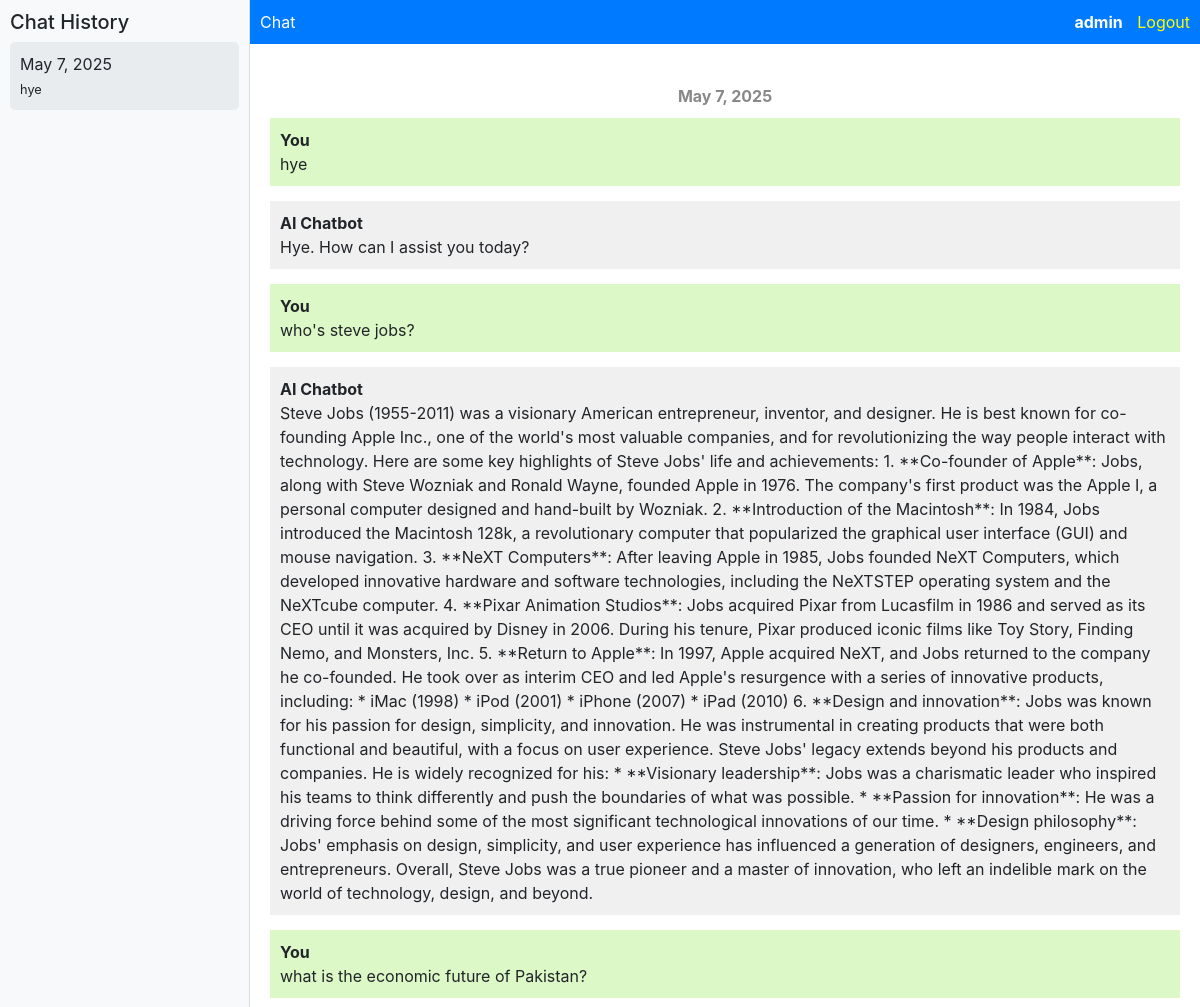
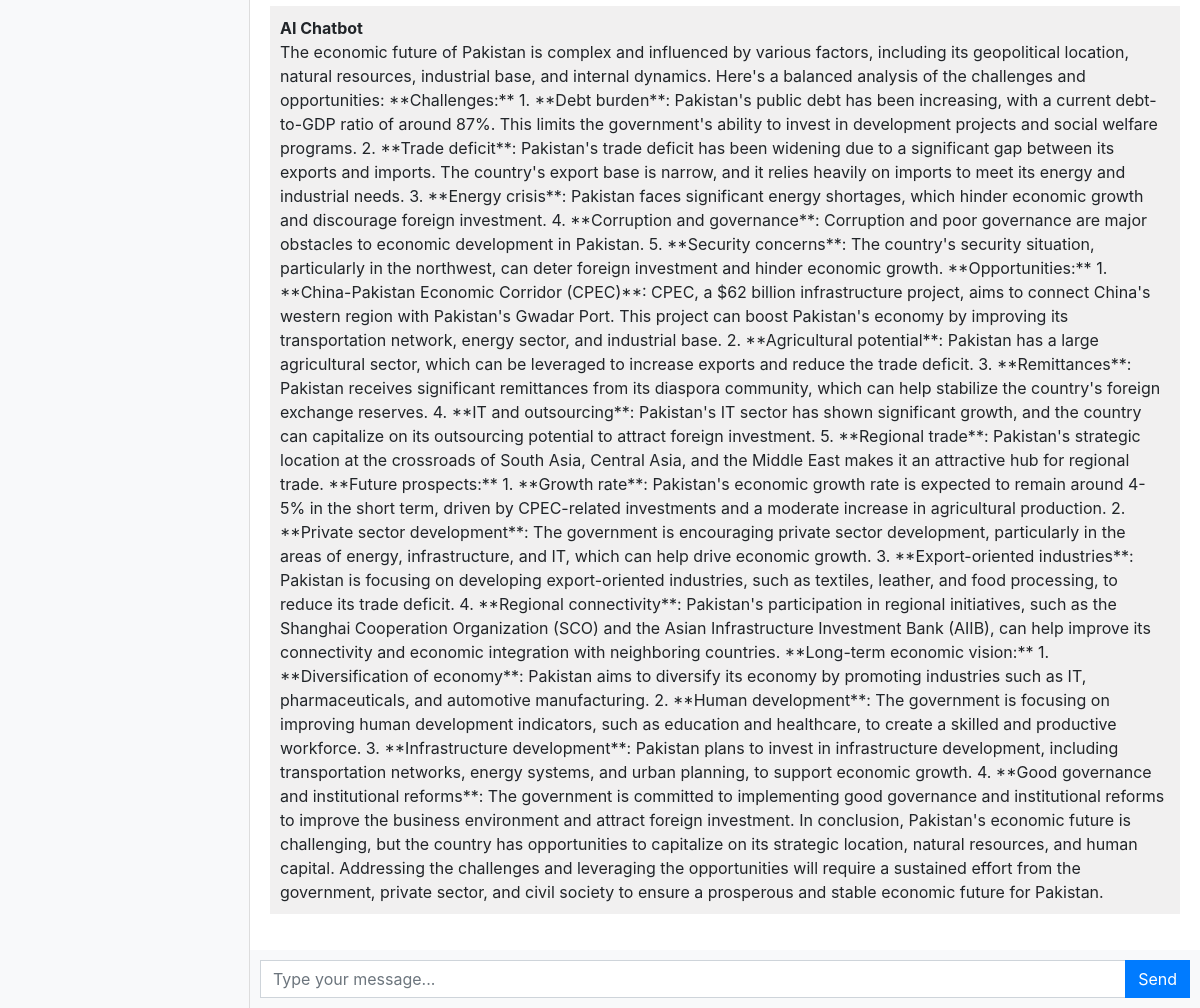
The app's page / (signed in) with its own data (2 pictures, top to bottom).
### chatapp/models.py (models this page shows, shortened)
class ChatSession(models.Model):
    user = models.ForeignKey(User, on_delete=models.CASCADE)
    created_at = models.DateTimeField(auto_now_add=True)
    @property
    def preview(self):
        first_chat = self.chat_set.first()
        return first_chat.message if first_chat else "No messages"

class Chat(models.Model):
    user = models.ForeignKey(User, on_delete=models.CASCADE)
    session = models.ForeignKey(ChatSession, on_delete=models.CASCADE)
    message = models.TextField()
    response = models.TextField()
    created_at = models.DateTimeField(auto_now_add=True)

### chatapp/views.py (the view, shortened to what this page needs)
# urls.py: path('', views.index, name='index'),
def index(request):
    if not request.user.is_authenticated:
        return redirect('login')
    session_id = request.GET.get('session_id')
    if session_id:
        try:
            active_session = ChatSession.objects.get(id=session_id, user=request.user)
        except ChatSession.DoesNotExist:
            active_session = ChatSession.objects.create(user=request.user)
    else:
        active_session = ChatSession.objects.filter(user=request.user).order_by('-created_at').first()
    if not active_session:
        active_session = ChatSession.objects.create(user=request.user)
    chats = Chat.objects.filter(session=active_session).order_by('created_at')
    chat_sessions = ChatSession.objects.filter(user=request.user).order_by('-created_at')
    return render(request, 'chatbot.html', {
        'chats': chats,
        'chat_sessions': chat_sessions,
        'active_session': active_session
    })

### templates/chatbot.html (shortened to what this page needs)
{% extends 'base.html' %}
{% block content %}
<div class="chat-wrapper">
  <div class="sidebar">
    <h5>Chat History</h5>
    {% for session in chat_sessions %}
      <div class="chat-session" onclick="loadChat({{ session.id }})">
        {{ session.created_at.date }}<br>
        <small>{{ session.preview|truncatechars:30 }}</small>
      </div>
    {% endfor %}
  </div>
  <div class="chat-main">
    <div class="topbar">
      <div>Chat</div>
      <div class="user-info">
        {% if user.is_authenticated %}
          <b>{{ user.username }}</b>
          <a href="{% url 'logout' %}">Logout</a>
        {% else %}
          <a href="{% url 'login' %}">Login</a>
          <a href="{% url 'register' %}">Register</a>
        {% endif %}
      </div>
    </div>
    <div class="card-body messages-box">
      <ul class="list-unstyled messages-list">
        {% regroup chats by created_at.date as chat_date_groups %}
        {% for group in chat_date_groups %}
          <li class="chat-date">{{ group.grouper }}</li>
          {% for chat in group.list %}
            {% if chat.user == request.user %}
              <li class="message sent">
                <div class="message-text">
                  <div class="message-sender"><b>You</b></div>
                  <div class="message-content">{{ chat.message }}</div>
                </div>
              </li>
              <li class="message received">
                <div class="message-text">
                  <div class="message-sender"><b>AI Chatbot</b></div>
                  <div class="message-content">{{ chat.response }}</div>
                </div>
              </li>
            {% endif %}
          {% endfor %}
        {% endfor %}
      </ul>
    </div>
    <form class="message-form">
      <div class="input-group">
        <input type="text" class="form-control message-input" placeholder="Type your message...">
        <div class="input-group-append">
          <button type="submit" class="btn btn-primary btn-send">Send</button>
        </div>
      </div>
    </form>
  </div>
</div>
{% endblock %}

### templates/base.html (shortened to what this page needs)
<!DOCTYPE html>
<html lang="en">
  <head>
    <link rel="stylesheet" href="https://stackpath.bootstrapcdn.com/bootstrap/4.3.1/css/bootstrap.min.css">
  </head>
  <body>
    {% block content %}{% endblock %}
  </body>
</html>

### templates/chatbot.html (style rules this page uses)
body, html { height: 100%; }
.chat-wrapper { display: flex; height: 100vh; }
.sidebar { width: 250px; background-color: #f8f9fa; border-right: 1px solid #ddd; overflow-y: auto; padding: 10px; }
.chat-session { cursor: pointer; padding: 10px; margin-bottom: 5px; background-color: #e9ecef; border-radius: 5px; }
.chat-main { flex: 1; display: flex; flex-direction: column; }
.messages-box { flex: 1; overflow-y: auto; }
.messages-list { padding-left: 0; }
.message { margin-bottom: 15px; list-style: none; }
.message-text { padding: 10px; border-radius: 5px; }
.sent { background-color: #dcf8c6; align-self: flex-end; }
.received { background-color: #f1f0f0; align-self: flex-start; }
.message-form { display: flex; padding: 10px; background-color: #f8f9fa; }
.message-input { flex: 1; border-radius: 0; border-right: none; }
.btn-send { border-radius: 0; }
.chat-date { text-align: center; margin: 20px 0 10px; font-weight: bold; color: #888; }
.topbar { background-color: #007bff; color: white; padding: 10px; display: flex; justify-content: space-between; align-items: center; }
.user-info a { color: yellow; margin-left: 10px; }

### records on screen
ChatSession: created_at "May 7, 2025", preview "hye"
Chat: message "hye", response "Hye. How can I assist you today?"
Chat: message "who's steve jobs?", response "Steve Jobs (1955-2011) was a visionary American entrepreneur, inventor, and designer. He is best known for co-founding Apple Inc., one of the world's most valuable companies, and for revolutionizing the way people interact with technology. Here are some key highlights of Steve Jobs' life and achievements: 1. **Co-founder of Apple**: Jobs, along with Steve Wozniak and Ronald Wayne, founded Apple in 1976. The company's first product was the Apple I, a personal computer designed and hand-built by Wozniak. 2. **Introduction of the Macintosh**: In 1984, Jobs introduced the Macintosh 128k, a revolutionary computer that popularized the graphical user interface (GUI) and mouse navigation. 3. **NeXT…"
Chat: message "what is the economic future of Pakistan?", response "The economic future of Pakistan is complex and influenced by various factors, including its geopolitical location, natural resources, industrial base, and internal dynamics. Here's a balanced analysis of the challenges and opportunities: **Challenges:** 1. **Debt burden**: Pakistan's public debt has been increasing, with a current debt-to-GDP ratio of around 87%. This limits the government's ability to invest in development projects and social welfare programs. 2. **Trade deficit**: Pakistan's trade deficit has been widening due to a significant gap between its exports and imports. The country's export base is narrow, and it relies heavily on imports to meet its energy and industrial needs.…"

### other values on screen
{{ user.username }} "admin"
{{ group.grouper }} "May 7, 2025"
